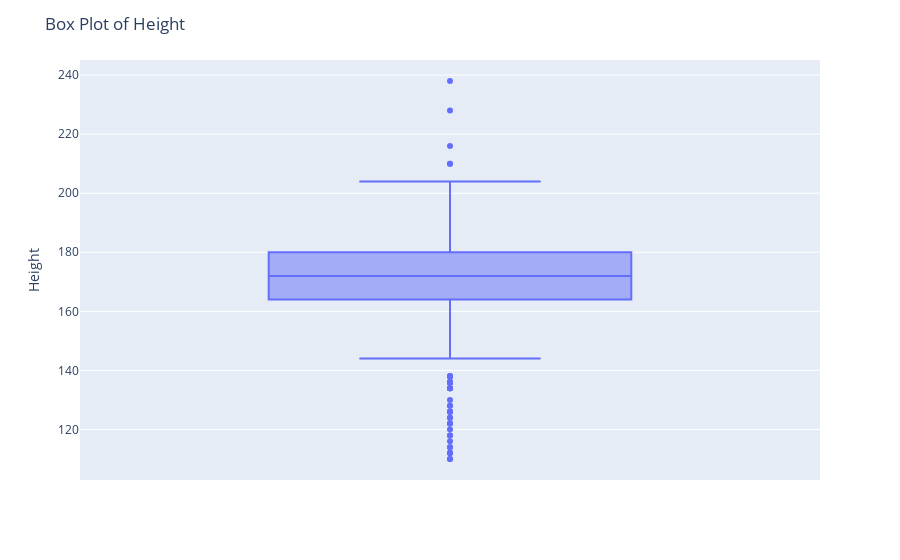

Here is the notebook cell this chart was saved with:
### Markdown cell above
To further support the evidence of outliers, we provide the data visualisation using a box plot

### Code cell
import plotly.express as px
fig = px.box(df, y='height')
fig.update_layout(
    title="Box Plot of Height", 
    yaxis_title="Height" 
)
fig.show()

### Figure 1 — Plotly figure (JSON) as saved in the notebook; plotly's stock layout.template omitted (floating-point values rounded to 4 significant figures; data arrays with more than 128 entries replaced by an {"elided": "..."} marker saying what was removed)
{"data": [{"alignmentgroup": "True", "hovertemplate": "height=%{y}<extra></extra>", "legendgroup": "", "marker": {"color": "#636efa"}, "name": "", "notched": false, "offsetgroup": "", "orientation": "v", "showlegend": false, "type": "box", "x0": " ", "xaxis": "x", "y": {"elided": "5789 int values"}, "y0": " ", "yaxis": "y"}], "layout": {"boxmode": "group", "legend": {"tracegroupgap": 0}, "margin": {"t": 60}, "title": {"text": "Box Plot of Height"}, "xaxis": {"anchor": "y", "domain": [0, 1]}, "yaxis": {"anchor": "x", "domain": [0, 1], "title": {"text": "Height"}}}}
